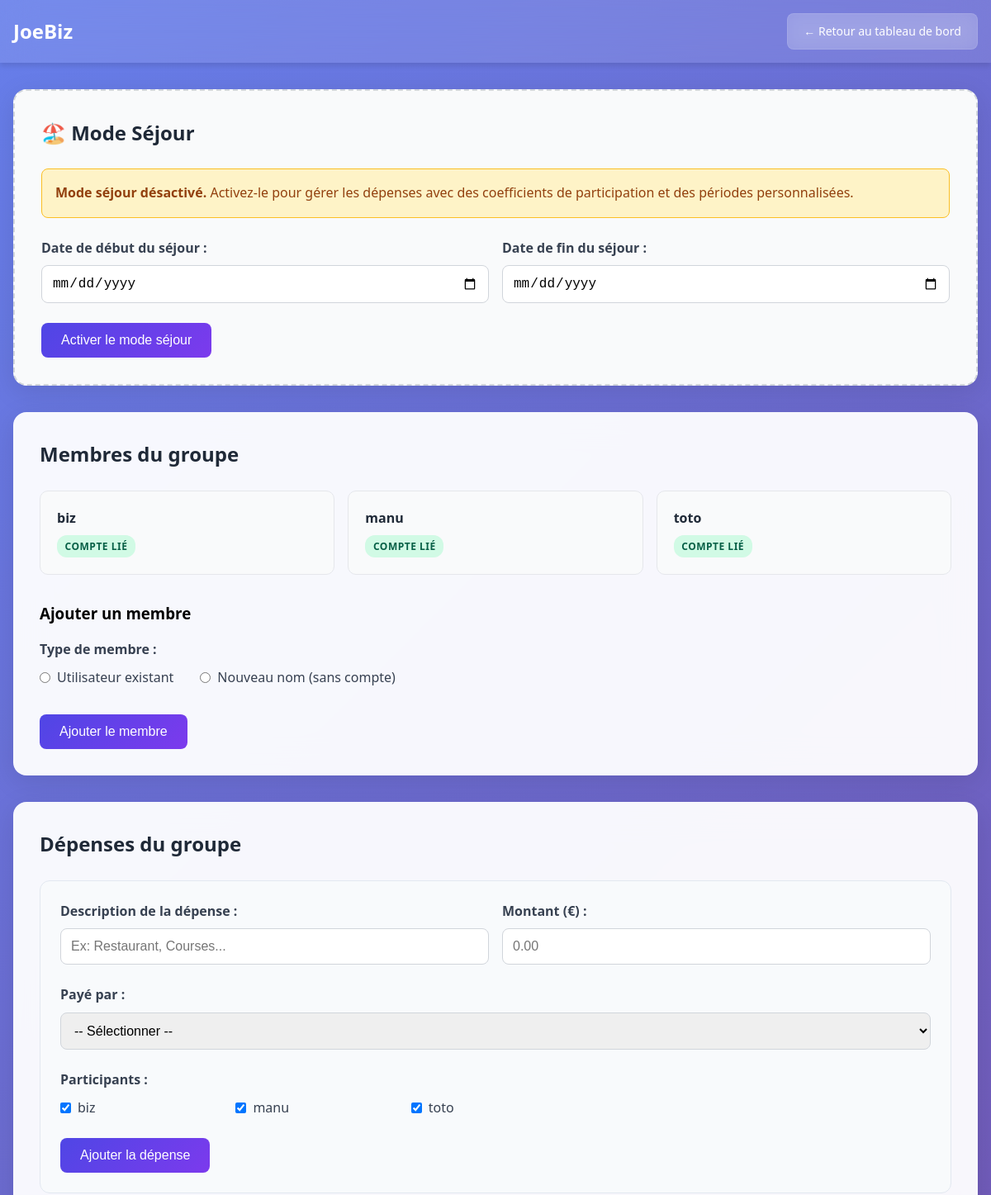
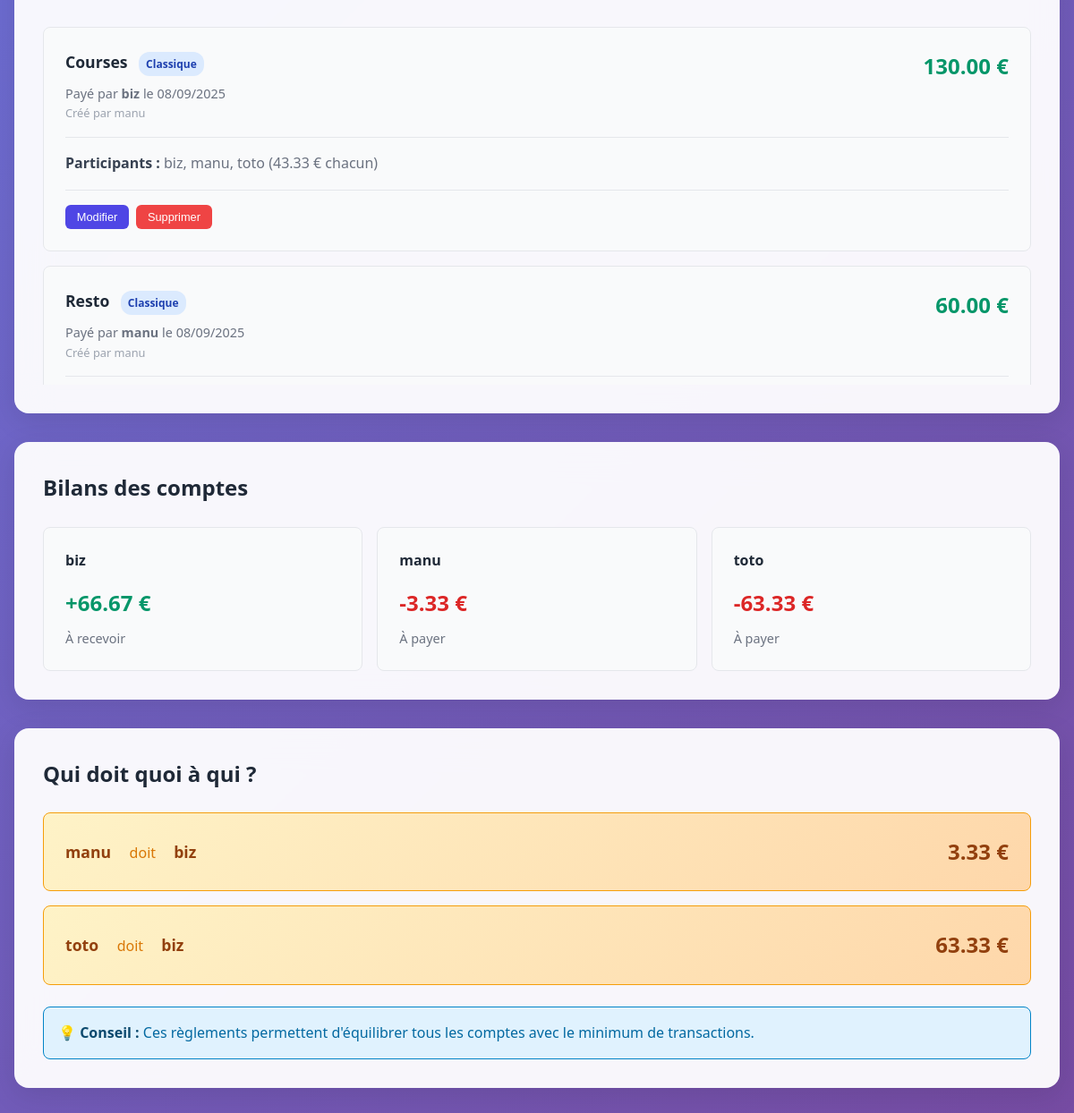
The page /group.php?id=3 (signed in) on the database its author committed (2 pictures, top to bottom).
### tables this page shows
CREATE TABLE `groups_table` (
  `id` int(11) NOT NULL,
  `name` varchar(100) NOT NULL,
  `description` text DEFAULT NULL,
  `created_by` int(11) DEFAULT NULL,
  `created_at` timestamp NULL DEFAULT current_timestamp(),
  `stay_mode_enabled` tinyint(1) DEFAULT 0,
  `stay_start_date` date DEFAULT NULL,
  `stay_end_date` date DEFAULT NULL
);

CREATE TABLE `group_members` (
  `id` int(11) NOT NULL,
  `group_id` int(11) DEFAULT NULL,
  `user_id` int(11) DEFAULT NULL,
  `member_name` varchar(50) NOT NULL,
  `status` enum('pending','active') DEFAULT 'pending',
  `joined_at` timestamp NULL DEFAULT current_timestamp()
);

CREATE TABLE `expenses` (
  `id` int(11) NOT NULL,
  `group_id` int(11) DEFAULT NULL,
  `title` varchar(100) NOT NULL,
  `amount` decimal(10,2) NOT NULL,
  `paid_by` varchar(50) NOT NULL,
  `created_by` int(11) DEFAULT NULL,
  `created_at` timestamp NULL DEFAULT current_timestamp(),
  `modified_by` int(11) DEFAULT NULL,
  `modified_at` timestamp NULL DEFAULT NULL,
  `expense_mode` enum('classique','sejour') DEFAULT 'classique'
);

CREATE TABLE `users` (
  `id` int(11) NOT NULL,
  `username` varchar(50) NOT NULL,
  `email` varchar(100) DEFAULT NULL,
  `password` varchar(255) NOT NULL,
  `status` enum('visiteur','utilisateur','administrateur') DEFAULT 'visiteur',
  `created_at` timestamp NULL DEFAULT current_timestamp()
);

### group.php (the view, shortened to what the rows shown need)
<?php
require_once 'auth.php';
require_once 'classes/Group.php';
require_once 'classes/Expense.php';
$database = new Database();
$db = $database->getConnection();
$groupManager = new Group($db);
$expenseManager = new Expense($db);
$groupId = $_GET['id'] ?? 0;
$group = $groupManager->getGroupById($groupId);
$members = $groupManager->getGroupMembers($groupId);
$expenses = $expenseManager->getGroupExpenses($groupId);
$balances = $expenseManager->calculateBalances($groupId);
$debts = $expenseManager->calculateDebts($groupId);
$stayDebts = [];
?>
<!DOCTYPE html>
<html lang="fr">
<head>
</head>
<body>
    <nav class="navbar">
        <div class="navbar-content">
            <h1><?= htmlspecialchars($group['name']) ?></h1>
            <div>
                <a href="dashboard.php" class="btn">← Retour au tableau de bord</a>
            </div>
        </div>
    </nav>
    <div class="container">
        <?php if(getUserStatus() !== 'visiteur'): ?>
        <div class="section <?= $group['stay_mode_enabled'] ? 'stay-mode-section' : 'stay-mode-disabled' ?>">
            <h2>🏖️ Mode Séjour</h2>
        </div>
        <?php endif; ?>
        <div class="section">
            <h2>Membres du groupe</h2>
            <?php if(empty($members)): ?>
                <p>Aucun membre dans ce groupe.</p>
            <?php else: ?>
                <div class="members-grid">
                    <?php foreach($members as $member): ?>
                        <div class="member-card">
                            <div class="member-info">
                                <div class="member-name"><?= htmlspecialchars($member['member_name']) ?></div>
                                <span class="member-status <?= $member['user_id'] ? 'status-linked' : 'status-unlinked' ?>">
                                    <?= $member['user_id'] ? 'Compte lié' : 'Non lié' ?>
                                </span>
                            </div>
                        </div>
                    <?php endforeach; ?>
                </div>
            <?php endif; ?>
        </div>
        <div class="section">
            <h2>Dépenses du groupe</h2>
            <?php if(getUserStatus() !== 'visiteur'): ?>
                <form method="POST" class="expense-form" style="margin-bottom: 2rem;">
                    <div class="form-group">
                        <div class="checkbox-group">
                            <?php foreach($members as $member): ?>
                                <label>
                                    <input type="checkbox" name="participants[]" value="<?= htmlspecialchars($member['member_name']) ?>" checked>
                                    <?= htmlspecialchars($member['member_name']) ?>
                                </label>
                            <?php endforeach; ?>
                        </div>
                    </div>
                </form>
            <?php endif; ?>
            <?php if(empty($expenses)): ?>
                <p style="color: #6b7280; text-align: center; padding: 2rem;">Aucune dépense enregistrée pour ce groupe.</p>
            <?php else: ?>
                <div class="expenses-list" id="expenses-container">
                    <?php foreach($expenses as $expense): ?>
                        <div class="expense-card expense-mode-<?= $expense['expense_mode'] ?>" style="background: #f9fafb; border: 1px solid #e5e7eb; border-radius: 8px; padding: 1.5rem; margin-bottom: 1rem;">
                            <div style="display: flex; justify-content: space-between; align-items: start; margin-bottom: 1rem;">
                                <div>
                                    <h4 style="color: #1f2937; margin-bottom: 0.5rem; font-size: 1.1rem;">
                                        <?= htmlspecialchars($expense['title']) ?>
                                        <span class="balance-mode-indicator mode-<?= $expense['expense_mode'] ?>">
                                            <?= ucfirst($expense['expense_mode']) ?>
                                        </span>
                                    </h4>
                                    <p style="color: #6b7280; font-size: 0.9rem;">
                                        Payé par <strong><?= htmlspecialchars($expense['paid_by']) ?></strong>
                                        le <?= date('d/m/Y', strtotime($expense['created_at'])) ?>
                                    </p>
                                    <p style="color: #9ca3af; font-size: 0.8rem;">
                                        Créé par <?= htmlspecialchars($expense['creator_name'] ?: 'Inconnu') ?>
                                    </p>
                                </div>
                                <div style="text-align: right;">
                                    <div style="font-size: 1.5rem; font-weight: bold; color: #059669;"><?= number_format($expense['amount'], 2) ?> €</div>
                                </div>
                            </div>
                            <div style="border-top: 1px solid #e5e7eb; padding-top: 1rem; margin-bottom: 1rem;">
                                <strong style="color: #374151;">Participants :</strong>
                                <?php
                                $participants = $expenseManager->getExpenseParticipants($expense['id']);
                                $participantNames = array_column($participants, 'member_name');
                                $sharePerPerson = count($participants) > 0 ? $expense['amount'] / count($participants) : 0;
                                ?>
                                <span style="color: #6b7280;">
                                    <?= htmlspecialchars(implode(', ', $participantNames)) ?>
                                    (<?= number_format($sharePerPerson, 2) ?> € chacun)
                                </span>
                            </div>
                            <?php if(getUserStatus() !== 'visiteur'): ?>
                                <div style="margin-top: 1rem; padding-top: 1rem; border-top: 1px solid #e5e7eb; display: flex; gap: 0.5rem; flex-wrap: wrap;">
                                    <?php
                                    $canModify = isAdmin() || $expenseManager->canUserModifyExpense($expense['id'], $_SESSION['user_id']);
                                    ?>
                                    <?php if($canModify): ?>
                                        <button onclick="showEditForm(<?= $expense['id'] ?>)"
                                                style="background: #4f46e5; color: white; border: none; padding: 0.4rem 0.8rem; border-radius: 6px; cursor: pointer; font-size: 0.8rem;">
                                            Modifier
                                        </button>
                                        <form method="POST" style="display: inline;" onsubmit="return confirm('Supprimer cette dépense ?')">
                                            <button type="submit" style="background: #ef4444; color: white; border: none; padding: 0.4rem 0.8rem; border-radius: 6px; cursor: pointer; font-size: 0.8rem;">
                                                Supprimer
                                            </button>
                                        </form>
                                    <?php else: ?>
                                        <span style="color: #9ca3af; font-size: 0.8rem; font-style: italic;">
                                            Seul le créateur peut modifier/supprimer cette dépense
                                        </span>
                                    <?php endif; ?>
                                </div>
                            <?php endif; ?>
                        </div>
                    <?php endforeach; ?>
                </div>
            <?php endif; ?>
        </div>
        <div class="section">
            <h2>Bilans des comptes</h2>
        </div>
        <div class="section">
            <h2>Qui doit quoi à qui ?</h2>
            <?php if($group['stay_mode_enabled']): ?>
                <div class="tab-buttons">
                    <button class="tab-btn active" onclick="showDebtTab('classique')">Règlements classiques</button>
                    <button class="tab-btn" onclick="showDebtTab('sejour')">Règlements séjour</button>
                </div>
                <div id="debt-classique" class="debt-tab-content">
                    <?php if(empty($debts)): ?>
                        <div style="text-align: center; padding: 3rem; color: #6b7280;">
                            <div style="font-size: 3rem; margin-bottom: 1rem;">✅</div>
                            <h3 style="color: #059669;">Tous les comptes classiques sont équilibrés !</h3>
                        </div>
                    <?php else: ?>
                        <div class="debts-list">
                            <?php foreach($debts as $debt): ?>
                                <div class="debt-card" style="background: linear-gradient(135deg, #fef3c7, #fed7aa); border: 1px solid #f59e0b; border-radius: 8px; padding: 1.5rem; margin-bottom: 1rem;">
                                    <div style="display: flex; justify-content: between; align-items: center; flex-wrap: wrap; gap: 1rem;">
                                        <div style="flex: 1;">
                                            <strong style="color: #92400e; font-size: 1.1rem;">
                                                <?= htmlspecialchars($debt['from']) ?>
                                            </strong>
                                            <span style="color: #d97706; margin: 0 1rem;">doit</span>
                                            <strong style="color: #92400e; font-size: 1.1rem;">
                                                <?= htmlspecialchars($debt['to']) ?>
                                            </strong>
                                        </div>
                                        <div style="font-size: 1.5rem; font-weight: bold; color: #92400e;">
                                            <?= number_format($debt['amount'], 2) ?> €
                                        </div>
                                    </div>
                                </div>
                            <?php endforeach; ?>
                        </div>
                    <?php endif; ?>
                </div>
                <div id="debt-sejour" class="debt-tab-content" style="display: none;">
                    <?php if(empty($stayDebts)): ?>
                        <div style="text-align: center; padding: 3rem; color: #6b7280;">
                            <div style="font-size: 3rem; margin-bottom: 1rem;">✅</div>
                            <h3 style="color: #059669;">Tous les comptes séjour sont équilibrés !</h3>
                        </div>
                    <?php else: ?>
                        <div class="debts-list">
                            <?php foreach($stayDebts as $debt): ?>
                                <div class="debt-card" style="background: linear-gradient(135deg, #d1fae5, #a7f3d0); border: 1px solid #10b981; border-radius: 8px; padding: 1.5rem; margin-bottom: 1rem;">
                                    <div style="display: flex; justify-content: between; align-items: center; flex-wrap: wrap; gap: 1rem;">
                                        <div style="flex: 1;">
                                            <strong style="color: #065f46; font-size: 1.1rem;">
                                                <?= htmlspecialchars($debt['from']) ?>
                                            </strong>
                                            <span style="color: #047857; margin: 0 1rem;">doit</span>
                                            <strong style="color: #065f46; font-size: 1.1rem;">
                                                <?= htmlspecialchars($debt['to']) ?>
                                            </strong>
                                            <span style="font-size: 0.875rem; color: #047857;">(séjour)</span>
                                        </div>
                                        <div style="font-size: 1.5rem; font-weight: bold; color: #065f46;">
                                            <?= number_format($debt['amount'], 2) ?> €
                                        </div>
                                    </div>
                                </div>
                            <?php endforeach; ?>
                        </div>
                    <?php endif; ?>
                </div>
            <?php else: ?>
                <?php if(empty($debts)): ?>
                    <div style="text-align: center; padding: 3rem; color: #6b7280;">
                        <div style="font-size: 3rem; margin-bottom: 1rem;">✅</div>
                        <h3 style="color: #059669;">Tous les comptes sont équilibrés !</h3>
                        <p>Personne ne doit d'argent à personne.</p>
                    </div>
                <?php else: ?>
                    <div class="debts-list">
                        <?php foreach($debts as $debt): ?>
                            <div class="debt-card" style="background: linear-gradient(135deg, #fef3c7, #fed7aa); border: 1px solid #f59e0b; border-radius: 8px; padding: 1.5rem; margin-bottom: 1rem;">
                                <div style="display: flex; justify-content: between; align-items: center; flex-wrap: wrap; gap: 1rem;">
                                    <div style="flex: 1;">
                                        <strong style="color: #92400e; font-size: 1.1rem;">
                                            <?= htmlspecialchars($debt['from']) ?>
                                        </strong>
                                        <span style="color: #d97706; margin: 0 1rem;">doit</span>
                                        <strong style="color: #92400e; font-size: 1.1rem;">
                                            <?= htmlspecialchars($debt['to']) ?>
                                        </strong>
                                    </div>
                                    <div style="font-size: 1.5rem; font-weight: bold; color: #92400e;">
                                        <?= number_format($debt['amount'], 2) ?> €
                                    </div>
                                </div>
                            </div>
                        <?php endforeach; ?>
                    </div>
                <?php endif; ?>
            <?php endif; ?>
        </div>
    </div>
</body>
</html>

### rows shown on the page
groups_table: name "JoeBiz"
group_members: member_name "biz", shows "COMPTE LIÉ"
group_members: member_name "manu", shows "COMPTE LIÉ"
group_members: member_name "toto", shows "COMPTE LIÉ"
expenses: title "Courses", expense_mode "Classique", paid_by "biz", created_at "08/09/2025", created_by.username "manu", amount "130.00", participantNames "biz, manu, toto", amount "43.33", amount "3.33"
expenses: title "Resto", expense_mode "Classique", paid_by "manu", created_at "08/09/2025", created_by.username "manu", amount "60.00"

### other values the page prints
$person "biz"
$balance "66.67"
$person "manu"
$balance "-3.33"
$person "toto"
$balance "-63.33"
$debt['from'] "toto"
$debt['to'] "biz"
$debt['amount'] "63.33"
